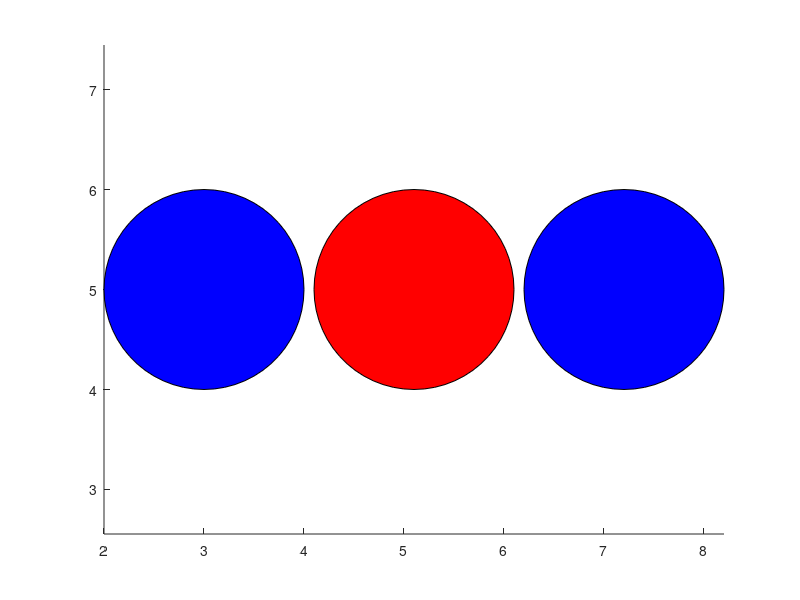

Here is the MATLAB script that generated this plot:
% angle = linspace(0,2*pi,360);
% x = cos(angle);
% y = sin(angle);
% hold off
% plot(x,y,'.r', 'MarkerSize', 69)
% axis('equal')

% saturation = [16 14 10]';        % levels of saturation (for output file)
% 
% colors = nan(numel(saturation), 3); % Preallocate matrix
% for i = 1:numel(saturation)
%     colors(i,:) =  munsell2rgb('10PB', 5, saturation(i)); % RGB values for hue 5R, brightness 5, saturation defined above
% end


fig = figure('WindowStyle', 'docked');

hold on

pos = [4.1 4 2 2];
rectangle('Position',pos,'Curvature',[1 1], 'FaceColor', 'r')
axis equal

pos = [6.2 4 2 2];
rectangle('Position',pos,'Curvature',[1 1], 'FaceColor', 'b')
axis equal

pos = [2 4 2 2];
rectangle('Position',pos,'Curvature',[1 1], 'FaceColor', 'b')
axis equal